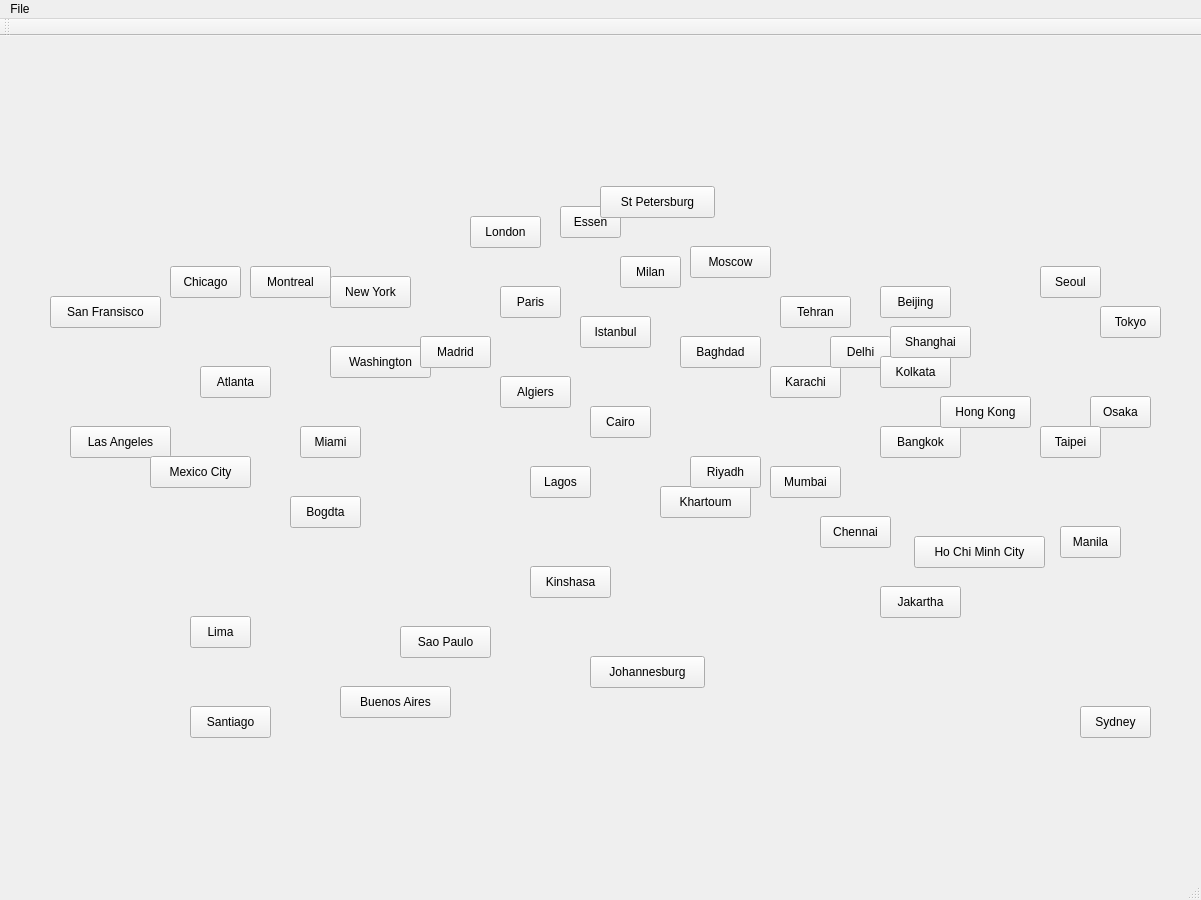
<?xml version="1.0" encoding="UTF-8"?>
<ui version="4.0">
 <class>MainWindow</class>
 <widget class="QMainWindow" name="MainWindow">
  <property name="geometry">
   <rect>
    <x>0</x>
    <y>0</y>
    <width>1201</width>
    <height>900</height>
   </rect>
  </property>
  <property name="windowTitle">
   <string>MainWindow</string>
  </property>
  <widget class="QWidget" name="centralWidget">
   <widget class="QLabel" name="Board">
    <property name="geometry">
     <rect>
      <x>0</x>
      <y>0</y>
      <width>1201</width>
      <height>851</height>
     </rect>
    </property>
    <property name="text">
     <string/>
    </property>
    <property name="pixmap">
     <pixmap resource="board.qrc">:/new/images/board.jpg</pixmap>
    </property>
   </widget>
   <widget class="QPushButton" name="SanFransisco">
    <property name="geometry">
     <rect>
      <x>50</x>
      <y>260</y>
      <width>111</width>
      <height>32</height>
     </rect>
    </property>
    <property name="text">
     <string>San Fransisco</string>
    </property>
   </widget>
   <widget class="QPushButton" name="LasAngeles">
    <property name="geometry">
     <rect>
      <x>70</x>
      <y>390</y>
      <width>101</width>
      <height>32</height>
     </rect>
    </property>
    <property name="text">
     <string>Las Angeles</string>
    </property>
   </widget>
   <widget class="QPushButton" name="Chicago">
    <property name="geometry">
     <rect>
      <x>170</x>
      <y>230</y>
      <width>71</width>
      <height>32</height>
     </rect>
    </property>
    <property name="text">
     <string>Chicago</string>
    </property>
   </widget>
   <widget class="QPushButton" name="Montreal">
    <property name="geometry">
     <rect>
      <x>250</x>
      <y>230</y>
      <width>81</width>
      <height>32</height>
     </rect>
    </property>
    <property name="text">
     <string>Montreal</string>
    </property>
   </widget>
   <widget class="QPushButton" name="NewYork">
    <property name="geometry">
     <rect>
      <x>330</x>
      <y>240</y>
      <width>81</width>
      <height>32</height>
     </rect>
    </property>
    <property name="text">
     <string>New York</string>
    </property>
   </widget>
   <widget class="QPushButton" name="Washington">
    <property name="geometry">
     <rect>
      <x>330</x>
      <y>310</y>
      <width>101</width>
      <height>32</height>
     </rect>
    </property>
    <property name="text">
     <string>Washington</string>
    </property>
   </widget>
   <widget class="QPushButton" name="Miami">
    <property name="geometry">
     <rect>
      <x>300</x>
      <y>390</y>
      <width>61</width>
      <height>32</height>
     </rect>
    </property>
    <property name="text">
     <string>Miami</string>
    </property>
   </widget>
   <widget class="QPushButton" name="MexicoCity">
    <property name="geometry">
     <rect>
      <x>150</x>
      <y>420</y>
      <width>101</width>
      <height>32</height>
     </rect>
    </property>
    <property name="text">
     <string>Mexico City</string>
    </property>
   </widget>
   <widget class="QPushButton" name="Atlanta">
    <property name="geometry">
     <rect>
      <x>200</x>
      <y>330</y>
      <width>71</width>
      <height>32</height>
     </rect>
    </property>
    <property name="text">
     <string>Atlanta</string>
    </property>
   </widget>
   <widget class="QPushButton" name="Bogdta">
    <property name="geometry">
     <rect>
      <x>290</x>
      <y>460</y>
      <width>71</width>
      <height>32</height>
     </rect>
    </property>
    <property name="text">
     <string>Bogdta</string>
    </property>
   </widget>
   <widget class="QPushButton" name="Lima">
    <property name="geometry">
     <rect>
      <x>190</x>
      <y>580</y>
      <width>61</width>
      <height>32</height>
     </rect>
    </property>
    <property name="text">
     <string>Lima</string>
    </property>
   </widget>
   <widget class="QPushButton" name="SaoPaulo">
    <property name="geometry">
     <rect>
      <x>400</x>
      <y>590</y>
      <width>91</width>
      <height>32</height>
     </rect>
    </property>
    <property name="text">
     <string>Sao Paulo</string>
    </property>
   </widget>
   <widget class="QPushButton" name="BuenosAires">
    <property name="geometry">
     <rect>
      <x>340</x>
      <y>650</y>
      <width>111</width>
      <height>32</height>
     </rect>
    </property>
    <property name="text">
     <string>Buenos Aires</string>
    </property>
   </widget>
   <widget class="QPushButton" name="Santiago">
    <property name="geometry">
     <rect>
      <x>190</x>
      <y>670</y>
      <width>81</width>
      <height>32</height>
     </rect>
    </property>
    <property name="text">
     <string>Santiago</string>
    </property>
   </widget>
   <widget class="QPushButton" name="Madrid">
    <property name="geometry">
     <rect>
      <x>420</x>
      <y>300</y>
      <width>71</width>
      <height>32</height>
     </rect>
    </property>
    <property name="text">
     <string>Madrid</string>
    </property>
   </widget>
   <widget class="QPushButton" name="London">
    <property name="geometry">
     <rect>
      <x>470</x>
      <y>180</y>
      <width>71</width>
      <height>32</height>
     </rect>
    </property>
    <property name="text">
     <string>London</string>
    </property>
   </widget>
   <widget class="QPushButton" name="Essen">
    <property name="geometry">
     <rect>
      <x>560</x>
      <y>170</y>
      <width>61</width>
      <height>32</height>
     </rect>
    </property>
    <property name="text">
     <string>Essen</string>
    </property>
   </widget>
   <widget class="QPushButton" name="StPetersburg">
    <property name="geometry">
     <rect>
      <x>600</x>
      <y>150</y>
      <width>115</width>
      <height>32</height>
     </rect>
    </property>
    <property name="text">
     <string>St Petersburg</string>
    </property>
   </widget>
   <widget class="QPushButton" name="Paris">
    <property name="geometry">
     <rect>
      <x>500</x>
      <y>250</y>
      <width>61</width>
      <height>32</height>
     </rect>
    </property>
    <property name="text">
     <string>Paris</string>
    </property>
   </widget>
   <widget class="QPushButton" name="Milan">
    <property name="geometry">
     <rect>
      <x>620</x>
      <y>220</y>
      <width>61</width>
      <height>32</height>
     </rect>
    </property>
    <property name="text">
     <string>Milan</string>
    </property>
   </widget>
   <widget class="QPushButton" name="Algiers">
    <property name="geometry">
     <rect>
      <x>500</x>
      <y>340</y>
      <width>71</width>
      <height>32</height>
     </rect>
    </property>
    <property name="text">
     <string>Algiers</string>
    </property>
   </widget>
   <widget class="QPushButton" name="Cairo">
    <property name="geometry">
     <rect>
      <x>590</x>
      <y>370</y>
      <width>61</width>
      <height>32</height>
     </rect>
    </property>
    <property name="text">
     <string>Cairo</string>
    </property>
   </widget>
   <widget class="QPushButton" name="Lagos">
    <property name="geometry">
     <rect>
      <x>530</x>
      <y>430</y>
      <width>61</width>
      <height>32</height>
     </rect>
    </property>
    <property name="text">
     <string>Lagos</string>
    </property>
   </widget>
   <widget class="QPushButton" name="Kinshasa">
    <property name="geometry">
     <rect>
      <x>530</x>
      <y>530</y>
      <width>81</width>
      <height>32</height>
     </rect>
    </property>
    <property name="text">
     <string>Kinshasa</string>
    </property>
   </widget>
   <widget class="QPushButton" name="Johannesburg">
    <property name="geometry">
     <rect>
      <x>590</x>
      <y>620</y>
      <width>115</width>
      <height>32</height>
     </rect>
    </property>
    <property name="text">
     <string>Johannesburg</string>
    </property>
   </widget>
   <widget class="QPushButton" name="Khartoum">
    <property name="geometry">
     <rect>
      <x>660</x>
      <y>450</y>
      <width>91</width>
      <height>32</height>
     </rect>
    </property>
    <property name="text">
     <string>Khartoum</string>
    </property>
   </widget>
   <widget class="QPushButton" name="Riyadh">
    <property name="geometry">
     <rect>
      <x>690</x>
      <y>420</y>
      <width>71</width>
      <height>32</height>
     </rect>
    </property>
    <property name="text">
     <string>Riyadh</string>
    </property>
   </widget>
   <widget class="QPushButton" name="Istanbul">
    <property name="geometry">
     <rect>
      <x>580</x>
      <y>280</y>
      <width>71</width>
      <height>32</height>
     </rect>
    </property>
    <property name="text">
     <string>Istanbul</string>
    </property>
   </widget>
   <widget class="QPushButton" name="Baghdad">
    <property name="geometry">
     <rect>
      <x>680</x>
      <y>300</y>
      <width>81</width>
      <height>32</height>
     </rect>
    </property>
    <property name="text">
     <string>Baghdad</string>
    </property>
   </widget>
   <widget class="QPushButton" name="Moscow">
    <property name="geometry">
     <rect>
      <x>690</x>
      <y>210</y>
      <width>81</width>
      <height>32</height>
     </rect>
    </property>
    <property name="text">
     <string>Moscow</string>
    </property>
   </widget>
   <widget class="QPushButton" name="Karachi">
    <property name="geometry">
     <rect>
      <x>770</x>
      <y>330</y>
      <width>71</width>
      <height>32</height>
     </rect>
    </property>
    <property name="text">
     <string>Karachi</string>
    </property>
   </widget>
   <widget class="QPushButton" name="Delhi">
    <property name="geometry">
     <rect>
      <x>830</x>
      <y>300</y>
      <width>61</width>
      <height>32</height>
     </rect>
    </property>
    <property name="text">
     <string>Delhi</string>
    </property>
   </widget>
   <widget class="QPushButton" name="Mumbai">
    <property name="geometry">
     <rect>
      <x>770</x>
      <y>430</y>
      <width>71</width>
      <height>32</height>
     </rect>
    </property>
    <property name="text">
     <string>Mumbai</string>
    </property>
   </widget>
   <widget class="QPushButton" name="Chennai">
    <property name="geometry">
     <rect>
      <x>820</x>
      <y>480</y>
      <width>71</width>
      <height>32</height>
     </rect>
    </property>
    <property name="text">
     <string>Chennai</string>
    </property>
   </widget>
   <widget class="QPushButton" name="Kolkata">
    <property name="geometry">
     <rect>
      <x>880</x>
      <y>320</y>
      <width>71</width>
      <height>32</height>
     </rect>
    </property>
    <property name="text">
     <string>Kolkata</string>
    </property>
   </widget>
   <widget class="QPushButton" name="Tehran">
    <property name="geometry">
     <rect>
      <x>780</x>
      <y>260</y>
      <width>71</width>
      <height>32</height>
     </rect>
    </property>
    <property name="text">
     <string>Tehran</string>
    </property>
   </widget>
   <widget class="QPushButton" name="Beijing">
    <property name="geometry">
     <rect>
      <x>880</x>
      <y>250</y>
      <width>71</width>
      <height>32</height>
     </rect>
    </property>
    <property name="text">
     <string>Beijing</string>
    </property>
   </widget>
   <widget class="QPushButton" name="Shanghai">
    <property name="geometry">
     <rect>
      <x>890</x>
      <y>290</y>
      <width>81</width>
      <height>32</height>
     </rect>
    </property>
    <property name="text">
     <string>Shanghai</string>
    </property>
   </widget>
   <widget class="QPushButton" name="Seoul">
    <property name="geometry">
     <rect>
      <x>1040</x>
      <y>230</y>
      <width>61</width>
      <height>32</height>
     </rect>
    </property>
    <property name="text">
     <string>Seoul</string>
    </property>
   </widget>
   <widget class="QPushButton" name="Tokyo">
    <property name="geometry">
     <rect>
      <x>1100</x>
      <y>270</y>
      <width>61</width>
      <height>32</height>
     </rect>
    </property>
    <property name="text">
     <string>Tokyo</string>
    </property>
   </widget>
   <widget class="QPushButton" name="Osaka">
    <property name="geometry">
     <rect>
      <x>1090</x>
      <y>360</y>
      <width>61</width>
      <height>32</height>
     </rect>
    </property>
    <property name="text">
     <string>Osaka</string>
    </property>
   </widget>
   <widget class="QPushButton" name="Bangkok">
    <property name="geometry">
     <rect>
      <x>880</x>
      <y>390</y>
      <width>81</width>
      <height>32</height>
     </rect>
    </property>
    <property name="text">
     <string>Bangkok</string>
    </property>
   </widget>
   <widget class="QPushButton" name="HongKong">
    <property name="geometry">
     <rect>
      <x>940</x>
      <y>360</y>
      <width>91</width>
      <height>32</height>
     </rect>
    </property>
    <property name="text">
     <string>Hong Kong</string>
    </property>
   </widget>
   <widget class="QPushButton" name="Taipei">
    <property name="geometry">
     <rect>
      <x>1040</x>
      <y>390</y>
      <width>61</width>
      <height>32</height>
     </rect>
    </property>
    <property name="text">
     <string>Taipei</string>
    </property>
   </widget>
   <widget class="QPushButton" name="Jakartha">
    <property name="geometry">
     <rect>
      <x>880</x>
      <y>550</y>
      <width>81</width>
      <height>32</height>
     </rect>
    </property>
    <property name="text">
     <string>Jakartha</string>
    </property>
   </widget>
   <widget class="QPushButton" name="HoChiMinhCity">
    <property name="geometry">
     <rect>
      <x>914</x>
      <y>500</y>
      <width>131</width>
      <height>32</height>
     </rect>
    </property>
    <property name="text">
     <string>Ho Chi Minh City</string>
    </property>
   </widget>
   <widget class="QPushButton" name="Manila">
    <property name="geometry">
     <rect>
      <x>1060</x>
      <y>490</y>
      <width>61</width>
      <height>32</height>
     </rect>
    </property>
    <property name="text">
     <string>Manila</string>
    </property>
   </widget>
   <widget class="QPushButton" name="Sydney">
    <property name="geometry">
     <rect>
      <x>1080</x>
      <y>670</y>
      <width>71</width>
      <height>32</height>
     </rect>
    </property>
    <property name="text">
     <string>Sydney</string>
    </property>
   </widget>
  </widget>
  <widget class="QMenuBar" name="menuBar">
   <property name="geometry">
    <rect>
     <x>0</x>
     <y>0</y>
     <width>1201</width>
     <height>25</height>
    </rect>
   </property>
   <widget class="QMenu" name="menuFile">
    <property name="title">
     <string>File</string>
    </property>
    <addaction name="separator"/>
    <addaction name="actionSave"/>
    <addaction name="actionLoad"/>
   </widget>
   <addaction name="menuFile"/>
  </widget>
  <widget class="QToolBar" name="mainToolBar">
   <attribute name="toolBarArea">
    <enum>TopToolBarArea</enum>
   </attribute>
   <attribute name="toolBarBreak">
    <bool>false</bool>
   </attribute>
  </widget>
  <widget class="QStatusBar" name="statusBar"/>
  <action name="actionSave">
   <property name="checkable">
    <bool>true</bool>
   </property>
   <property name="text">
    <string>Save</string>
   </property>
  </action>
  <action name="actionLoad">
   <property name="checkable">
    <bool>true</bool>
   </property>
   <property name="text">
    <string>Load</string>
   </property>
  </action>
 </widget>
 <layoutdefault spacing="6" margin="11"/>
 <resources>
  <include location="board.qrc"/>
 </resources>
 <connections/>
</ui>
